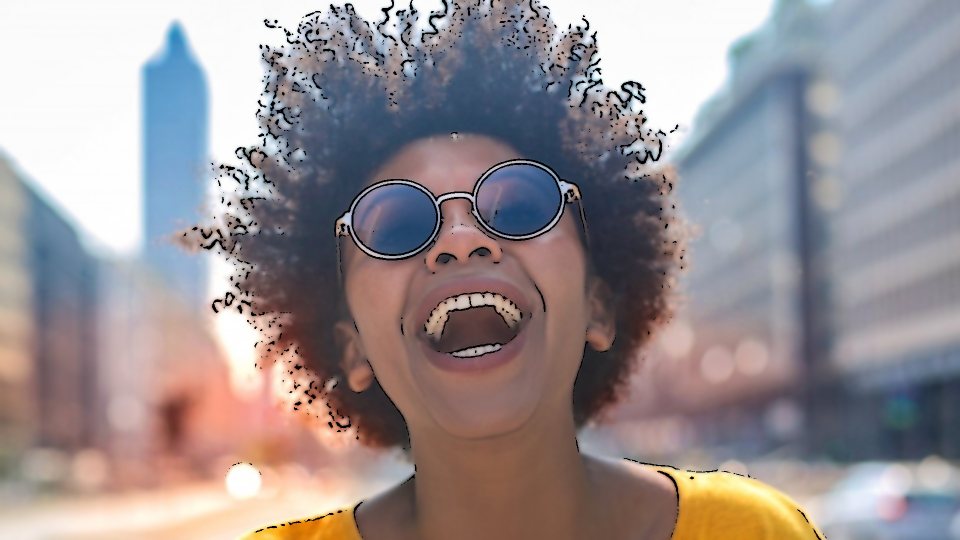
#> input picture cartoonified_image.jpg, 1920 x 1080 px (shown at 1/2 size)
$ python -i main.py   (imports and definitions only)
#> lines starting #> are read from the running program, lines starting #| are printed output that depends on the picture; after the words box and inside, x2 and y2 are one past the last pixel; in counts of white or black regions, pixels touching at a corner belong together
# necessary imports
import cv2
import easygui
import numpy as np
import sys
import matplotlib.pyplot as plt
import os
import tkinter as tk
from tkinter import *

# creating main window using tkinter
# [4 lines not run here, left out]
# [1 line that did not run here, left out]

# Creating filebox for user to select the image
def selector():
    imagePath = easygui.fileopenbox()
    if imagePath is None:
        print("Please select an image.")
    else:
        if imagePath.lower().endswith(('.png', '.jpg', '.jpeg')):
            cartoonify(imagePath)
        else:
            print("Please select an image with proper file format.")

#Function which takes image as argument and cartoonifies it
def cartoonify(imagePath):
    # read the image
#> called with imagePath = 'cartoonified_image.jpg'
    originalImage = cv2.imread(imagePath)
#> originalImage is the input picture: shape (1080, 1920, 3); mean B, G, R 145.8, 143.7, 152.6
    height = np.size(originalImage, 1)
#> height = 1920
    width = np.size(originalImage, 0)
#> width = 1080
    # Converting image from RGB to BGR, as oencv takes image in BGR
    originalImage = cv2.cvtColor(originalImage, cv2.COLOR_BGR2RGB)

    # Confirming that image is choosen
    if originalImage is None:
        print("Cannot find the appropriate image ")
        sys.exit()

    resized1 = cv2.resize(originalImage, (height, width))

    # Converting to grayscale
    grayImage = cv2.cvtColor(originalImage, cv2.COLOR_BGR2GRAY)
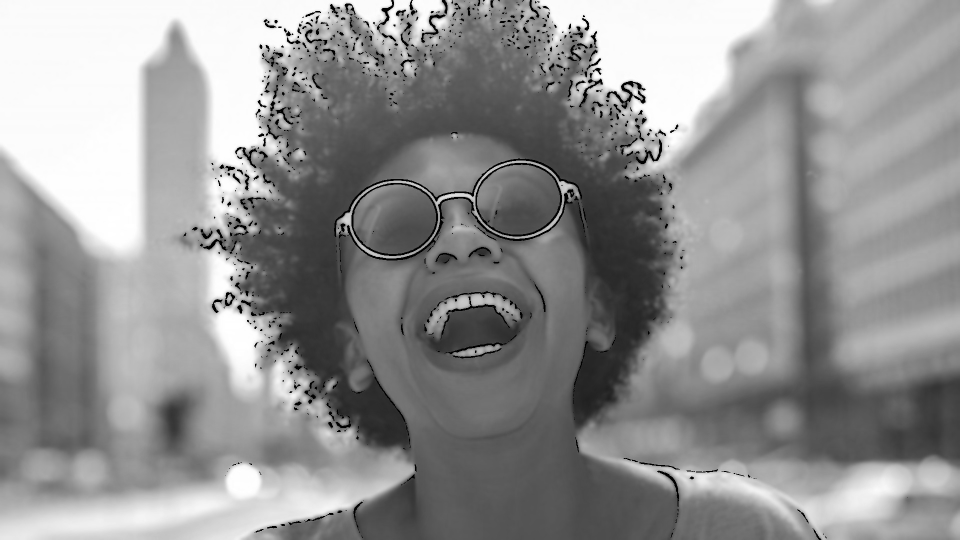
#> grayImage: shape (1080, 1920) (shown at 1/2 size); min 0, max 255, mean 145.3

    # Smoothening of the image
    smoothGrayImage = cv2.medianBlur(grayImage, 5)

    # Retrieving th edges of the image for cartoon effect
    getEdge = cv2.adaptiveThreshold(smoothGrayImage, 255, cv2.ADAPTIVE_THRESH_MEAN_C, cv2.THRESH_BINARY, 9, 9)
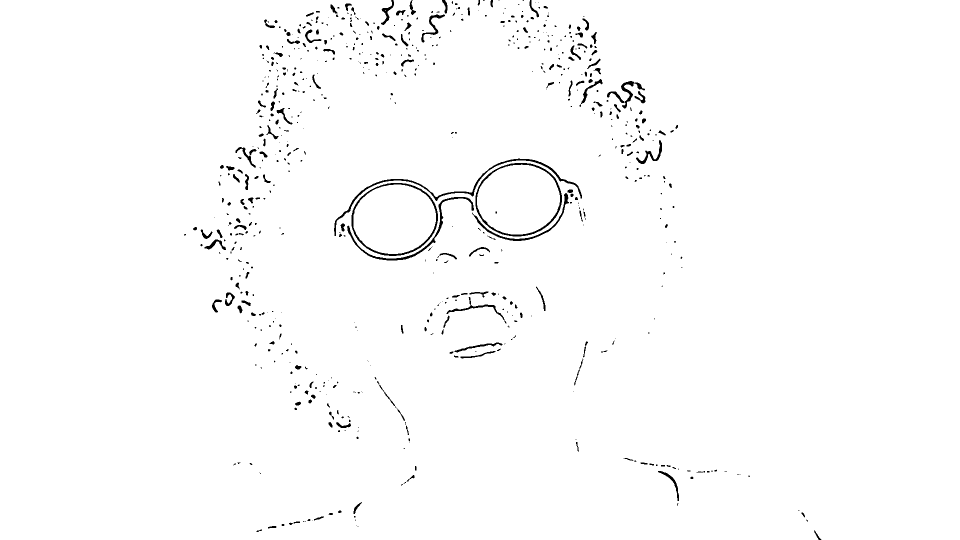
#> getEdge: shape (1080, 1920) (shown at 1/2 size); 98.6% white; 685 black regions (445 under 20 px), largest, box (x1, y1, x2, y2) and area: (668, 317, 1164, 472) 2293, (951, 326, 1124, 473) 1792, (703, 366, 876, 512) 1765

    # Appylying bilateral filter to remove noise and keep edge sharp
    colorImage = cv2.bilateralFilter(originalImage, 9, 400, 400)

    # Masking the edged image or BEAUTIFY image
    cartoonImage = cv2.bitwise_and(colorImage, colorImage, mask=getEdge)
    resized2 = cv2.resize(cartoonImage, (height, width))

    # Plotting all transitions
    images = [resized1, resized2]
    fig, axes = plt.subplots(1, 2, figsize=(6, 6), subplot_kw={'xticks': [], 'yticks': []}, gridspec_kw=dict(hspace=0.1, wspace=0.1))
    for i, ax in enumerate(axes.flat):
        ax.imshow(images[i], cmap='gray')

    # Button code used for saving the output image
#> (the run stopped early here; a loop or call above may not have finished)
